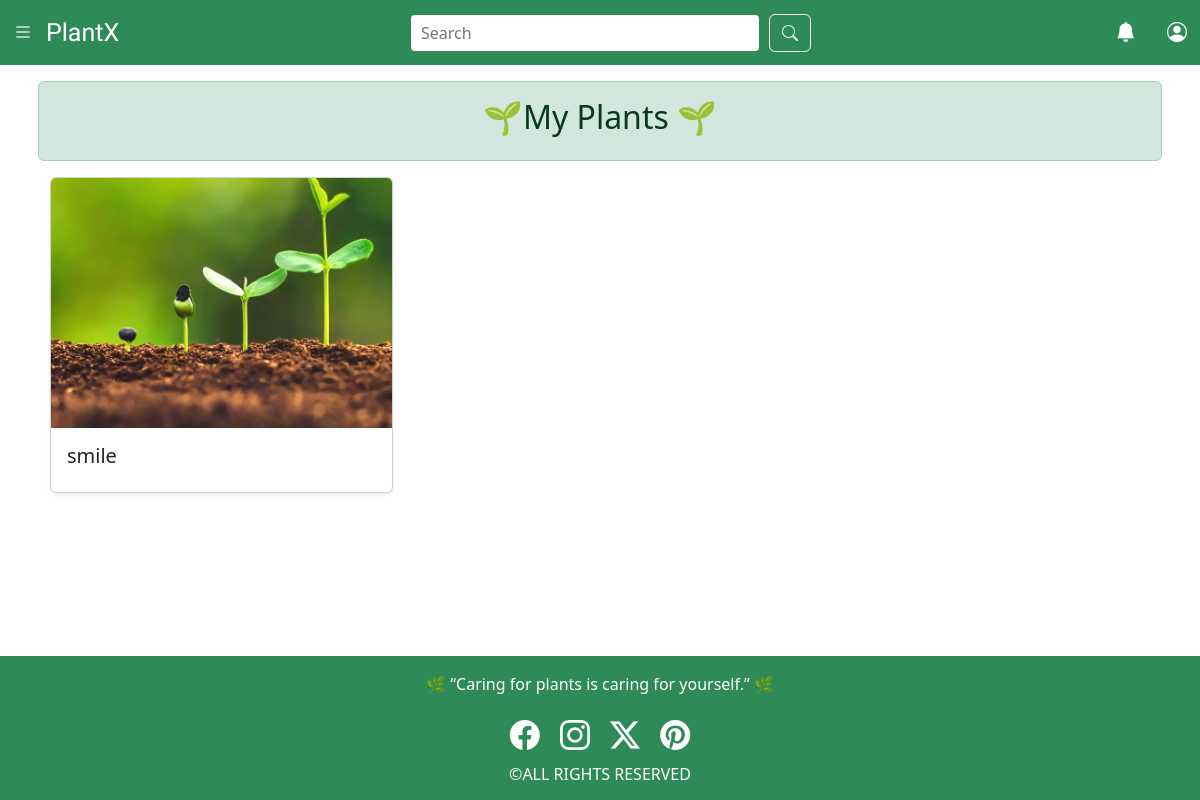
The app's page /myplants (signed in), older data.
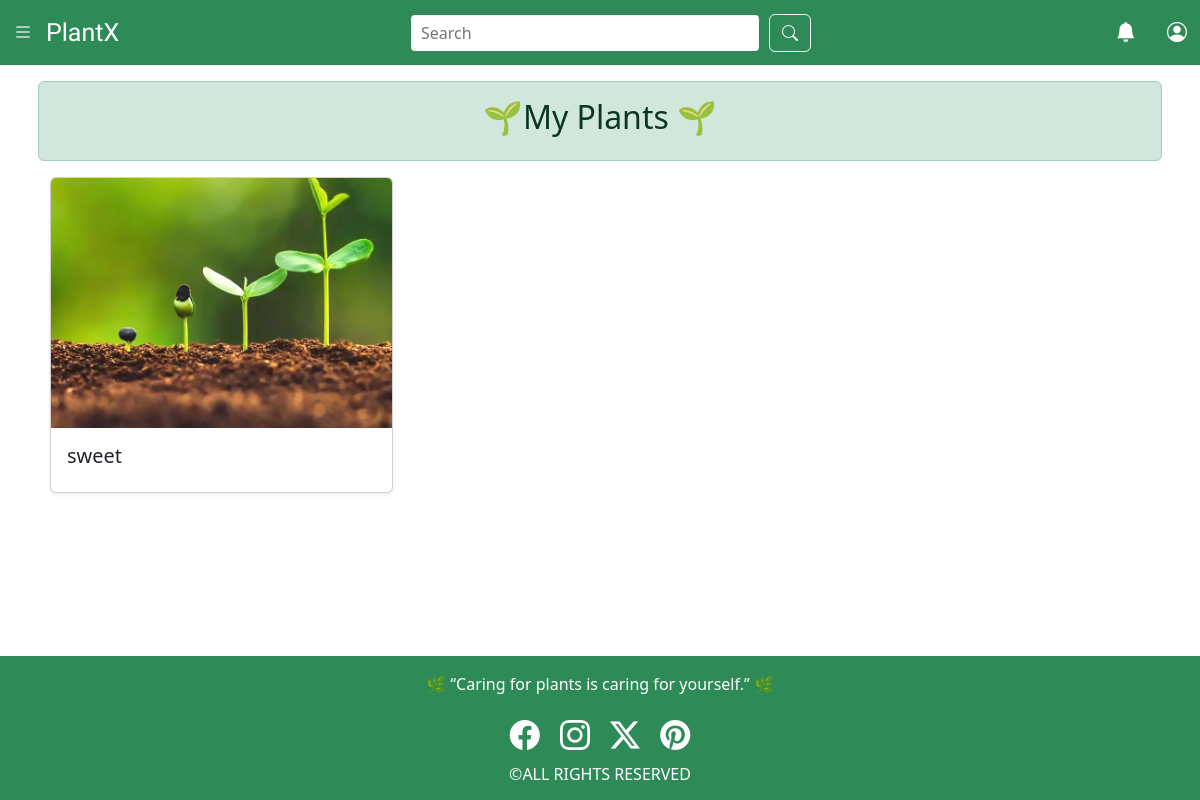
The same page, newer data.
### plant/models.py (models this page shows, shortened)
class userplant(models.Model):
    PLANT_TYPES = [
        ('Succulent', 'Succulent'),
        ('Fern', 'Fern'),
        ('Cactus', 'Cactus'),
        ('Herb', 'Herb'),
        ('Other', 'Other'),
    ]
    SUNLIGHT_OPTIONS = [
        ('Low', 'Low'),
        ('Medium', 'Medium'),
        ('High', 'High'),
    ]
    LOCATION_CHOICES = [
        ('Indoor', 'Indoor'),
        ('Outdoor', 'Outdoor'),
    ]
    STATUS_OPTIONS = [
        ('Healthy', 'Healthy'),
        ('Needs Attention', 'Needs Attention'),
        ('Dying', 'Dying'),
        ('Dead', 'Dead'),
    ]
    user = models.ForeignKey(User, on_delete=models.CASCADE)
    nickname = models.CharField(max_length=100, blank=True)
    plant_type = models.CharField(max_length=50, choices=PLANT_TYPES, blank=True)
    custom_image = models.ImageField(upload_to='user_plants/', blank=True, null=True)
    location = models.CharField(max_length=10, choices=LOCATION_CHOICES, blank=True)
    sunlight_available = models.CharField(max_length=10, choices=SUNLIGHT_OPTIONS, blank=True)
    planted_date = models.DateField(default=date.today, help_text="The date when the plant was planted")
    last_watered = models.DateField(blank=True, null=True)
    watering_frequency = models.PositiveIntegerField(help_text="How often the plant should be watered, in days (e.g., every 3 days).", blank=True, null=True)
    last_fertilized = models.DateField(blank=True, null=True, help_text="Date when the plant was last given fertilizer.")
    fertilizing_frequency = models.PositiveIntegerField(help_text="How often to fertilize, in days.", blank=True, null=True)
    is_flowering_and_fruiting= models.BooleanField(default=False, help_text="whether the plant is currently flowering.")
    notes = models.TextField(blank=True, help_text="Any additional notes – observations, reminders, or tips.")
    deleted = models.BooleanField(default=False)
    deleted_at = models.DateTimeField(null=True, blank=True)

### plant/views.py (the view)
# urls.py: path('myplants',views.myplants,name='myplants'),
@login_required(login_url='loginuser')
def myplants(request):
    return render(request, 'plant/myplants.html')

### plant/context_processors.py (called while the page is built)
def userplants_context(request):
    if request.user.is_authenticated:
        return {
            'userplant': userplant.objects.filter(user=request.user, deleted_at__isnull=True)
        }
    return {'userplant': None}

### plant/templates/plant/myplants.html (shortened to what this page needs)
{% load static %}
<!DOCTYPE html>
<html lang="en">
<head>
    <link href="https://cdn.jsdelivr.net/npm/bootstrap@5.3.7/dist/css/bootstrap.min.css" rel="stylesheet">
    <link rel="stylesheet" href="https://cdn.jsdelivr.net/npm/bootstrap-icons@1.13.1/font/bootstrap-icons.min.css">
</head>
<body class="d-flex flex-column min-vh-100">
    {% include 'plant/navbar.html' %}
    <div class="container mt-2 p-2">
        <div class="alert alert-success text-center">
            <h2>🌱My Plants 🌱</h2>
        </div>
        {% if userplant %}
            <div class="container row flex-grow-1">
                {% for plant in userplant %}
                    <div class="col-lg-4 col-md-6 col-sm-12 mb-4">
                        <a href="{% url 'myplantinfo' plant.id %}" class="text-decoration-none text-dark">
                            <div class="card h-100 shadow-sm">
                                {% if plant.custom_image %}
                                <img src="{{ plant.custom_image.url }}" class="card-img-top" alt="{{ plant.nickname }}" style="height: 250px; object-fit: cover;">
                                {% else %}
                                <img src="{% static 'plant/bg4.jpg' %}" class="card-img-top" alt="{{ plant.nickname }}" style="height: 250px; object-fit: cover;">
                                {% endif %}
                                <div class="card-body">
                                    <h5 class="card-title">{{ plant.nickname }}</h5>
                                </div>
                            </div>
                        </a>
                    </div>
                {% endfor %}
                </div>
                {% else %}
                    <p class="text-center text-muted">🌿 No plants added yet. 🌿</p>
                    <div class="text-center">
                        <a href="{% url 'addplant' %}" class="btn btn-outline-success">➕ Add Plant</a>
                    </div>
            {% endif %}
        </div>
   <br>
    {% include 'plant/footer.html' %}
</body>
</html>

Row changes from the older to the newer data that the page shows:
no longer on this page (row edited): userplant: nickname "smile"
added userplant: nickname "sweet"
